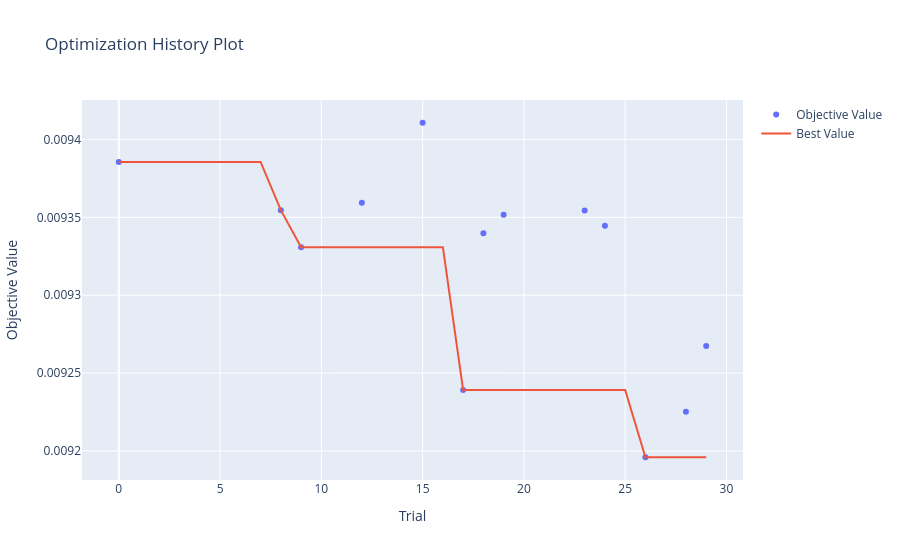
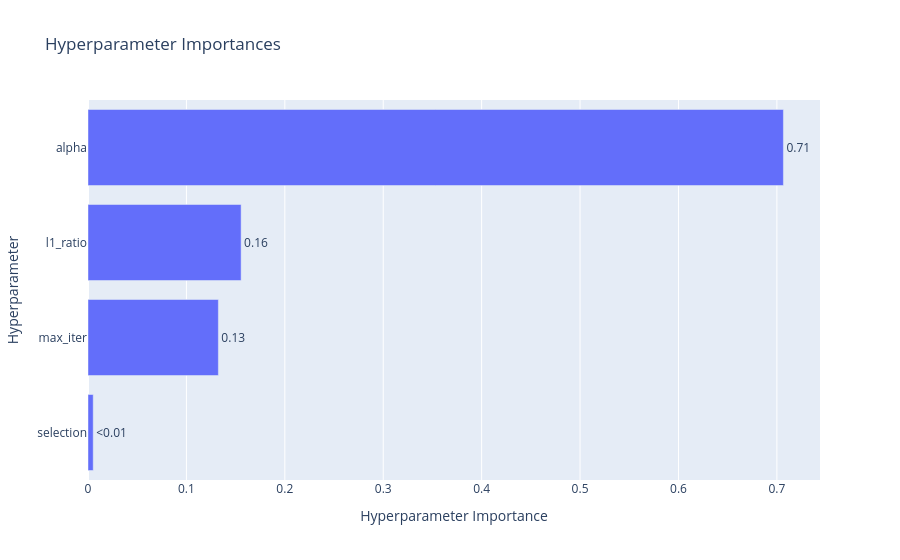
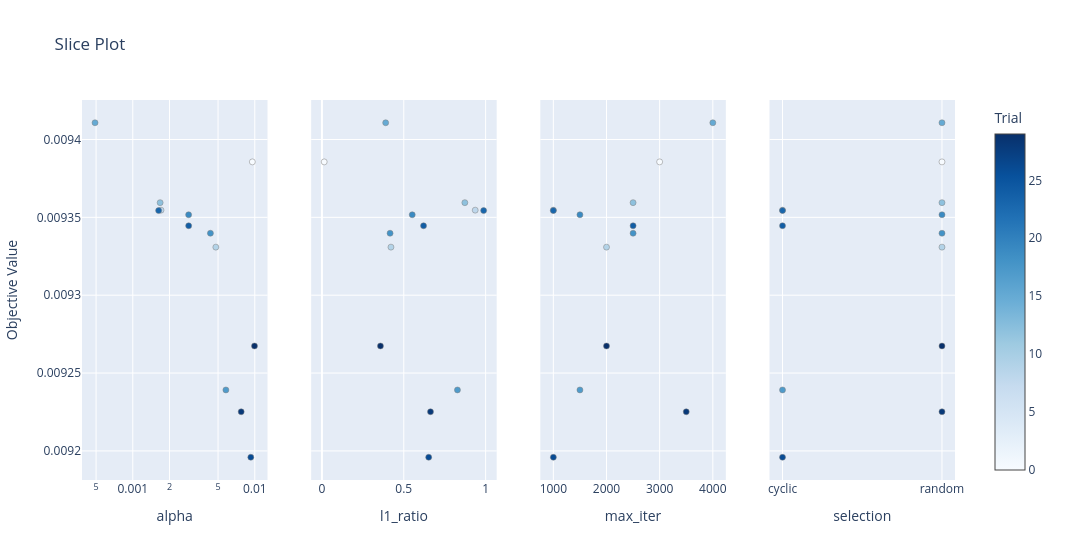
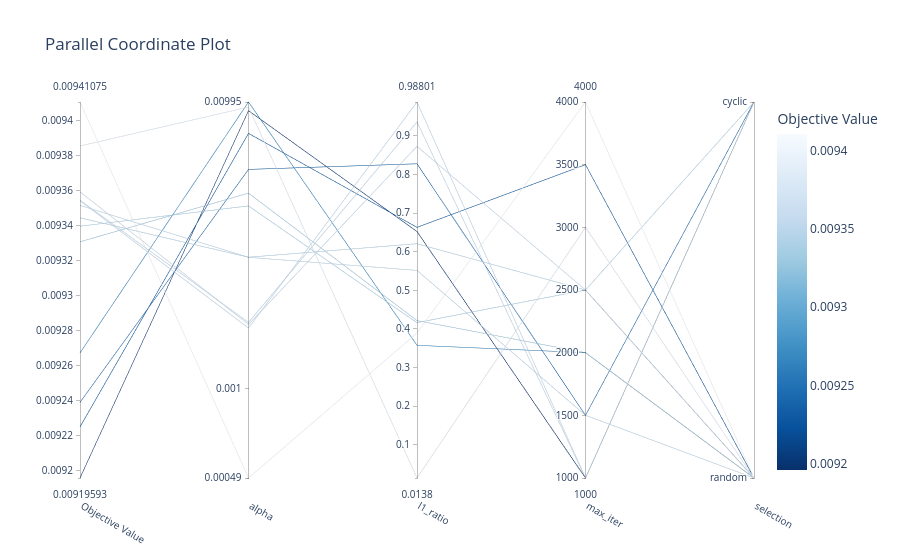

The cell these charts' notebook holds for them, in order:
### Code cell
study = results[0]["study"]

vis.plot_optimization_history(study).show()
vis.plot_param_importances(study).show()
vis.plot_slice(study).show()
vis.plot_parallel_coordinate(study).show()
vis.plot_contour(study).show()
vis.plot_edf(study).show()

### Figure 1 — Plotly figure (JSON) as saved in the notebook; plotly's stock layout.template omitted (floating-point values rounded to 4 significant figures)
{"data": [{"mode": "markers", "name": "Objective Value", "x": [0, 8, 9, 12, 15, 17, 18, 19, 23, 24, 26, 28, 29], "y": [0.009386, 0.009355, 0.009331, 0.009359, 0.009411, 0.009239, 0.00934, 0.009352, 0.009354, 0.009345, 0.009196, 0.009225, 0.009267], "type": "scatter"}, {"mode": "lines", "name": "Best Value", "x": [0, 1, 2, 3, 4, 5, 6, 7, 8, 9, 10, 11, 12, 13, 14, 15, 16, 17, 18, 19, 20, 21, 22, 23, 24, 25, 26, 27, 28, 29], "y": [0.009386, 0.009386, 0.009386, 0.009386, 0.009386, 0.009386, 0.009386, 0.009386, 0.009355, 0.009331, 0.009331, 0.009331, 0.009331, 0.009331, 0.009331, 0.009331, 0.009331, 0.009239, 0.009239, 0.009239, 0.009239, 0.009239, 0.009239, 0.009239, 0.009239, 0.009239, 0.009196, 0.009196, 0.009196, 0.009196], "type": "scatter"}, {"marker": {"color": "#cccccc"}, "mode": "markers", "name": "Infeasible Trial", "showlegend": false, "x": [], "y": [], "type": "scatter"}], "layout": {"title": {"text": "Optimization History Plot"}, "xaxis": {"title": {"text": "Trial"}}, "yaxis": {"title": {"text": "Objective Value"}}}}

### Figure 2 — Plotly figure (JSON) as saved in the notebook; plotly's stock layout.template omitted (floating-point values rounded to 4 significant figures)
{"data": [{"cliponaxis": false, "hovertemplate": ["selection (CategoricalDistribution): 0.005309121582489019<extra></extra>", "max_iter (IntDistribution): 0.1324658130918231<extra></extra>", "l1_ratio (FloatDistribution): 0.15559638307407997<extra></extra>", "alpha (FloatDistribution): 0.7066286822516079<extra></extra>"], "name": "Objective Value", "orientation": "h", "text": ["<0.01", "0.13", "0.16", "0.71"], "textposition": "outside", "x": [0.005309, 0.1325, 0.1556, 0.7066], "y": ["selection", "max_iter", "l1_ratio", "alpha"], "type": "bar"}], "layout": {"title": {"text": "Hyperparameter Importances"}, "xaxis": {"title": {"text": "Hyperparameter Importance"}}, "yaxis": {"title": {"text": "Hyperparameter"}}}}

### Figure 3 — Plotly figure (JSON) as saved in the notebook; plotly's stock layout.template omitted (floating-point values rounded to 4 significant figures)
{"data": [{"marker": {"color": [0, 8, 9, 12, 15, 17, 18, 19, 23, 24, 26, 28, 29], "colorbar": {"title": {"text": "Trial"}, "x": 1.0, "xpad": 40}, "colorscale": [[0.0, "rgb(247,251,255)"], [0.125, "rgb(222,235,247)"], [0.25, "rgb(198,219,239)"], [0.375, "rgb(158,202,225)"], [0.5, "rgb(107,174,214)"], [0.625, "rgb(66,146,198)"], [0.75, "rgb(33,113,181)"], [0.875, "rgb(8,81,156)"], [1.0, "rgb(8,48,107)"]], "line": {"color": "Grey", "width": 0.5}, "showscale": true}, "mode": "markers", "name": "Feasible Trial", "showlegend": false, "x": [0.009554, 0.001703, 0.004795, 0.001676, 0.0004902, 0.005799, 0.004329, 0.002869, 0.001628, 0.002871, 0.009281, 0.007737, 0.009947], "y": [0.009386, 0.009355, 0.009331, 0.009359, 0.009411, 0.009239, 0.00934, 0.009352, 0.009354, 0.009345, 0.009196, 0.009225, 0.009267], "type": "scatter", "xaxis": "x", "yaxis": "y"}, {"marker": {"color": [0, 8, 9, 12, 15, 17, 18, 19, 23, 24, 26, 28, 29], "colorbar": {"title": {"text": "Trial"}, "x": 1.0, "xpad": 40}, "colorscale": [[0.0, "rgb(247,251,255)"], [0.125, "rgb(222,235,247)"], [0.25, "rgb(198,219,239)"], [0.375, "rgb(158,202,225)"], [0.5, "rgb(107,174,214)"], [0.625, "rgb(66,146,198)"], [0.75, "rgb(33,113,181)"], [0.875, "rgb(8,81,156)"], [1.0, "rgb(8,48,107)"]], "line": {"color": "Grey", "width": 0.5}, "showscale": false}, "mode": "markers", "name": "Feasible Trial", "showlegend": false, "x": [0.0138, 0.9365, 0.4216, 0.8731, 0.3895, 0.8279, 0.4163, 0.5517, 0.988, 0.6208, 0.6523, 0.6632, 0.3576], "y": [0.009386, 0.009355, 0.009331, 0.009359, 0.009411, 0.009239, 0.00934, 0.009352, 0.009354, 0.009345, 0.009196, 0.009225, 0.009267], "type": "scatter", "xaxis": "x2", "yaxis": "y2"}, {"marker": {"color": [0, 8, 9, 12, 15, 17, 18, 19, 23, 24, 26, 28, 29], "colorbar": {"title": {"text": "Trial"}, "x": 1.0, "xpad": 40}, "colorscale": [[0.0, "rgb(247,251,255)"], [0.125, "rgb(222,235,247)"], [0.25, "rgb(198,219,239)"], [0.375, "rgb(158,202,225)"], [0.5, "rgb(107,174,214)"], [0.625, "rgb(66,146,198)"], [0.75, "rgb(33,113,181)"], [0.875, "rgb(8,81,156)"], [1.0, "rgb(8,48,107)"]], "line": {"color": "Grey", "width": 0.5}, "showscale": false}, "mode": "markers", "name": "Feasible Trial", "showlegend": false, "x": [3000, 1000, 2000, 2500, 4000, 1500, 2500, 1500, 1000, 2500, 1000, 3500, 2000], "y": [0.009386, 0.009355, 0.009331, 0.009359, 0.009411, 0.009239, 0.00934, 0.009352, 0.009354, 0.009345, 0.009196, 0.009225, 0.009267], "type": "scatter", "xaxis": "x3", "yaxis": "y3"}, {"marker": {"color": [0, 8, 9, 12, 15, 17, 18, 19, 23, 24, 26, 28, 29], "colorbar": {"title": {"text": "Trial"}, "x": 1.0, "xpad": 40}, "colorscale": [[0.0, "rgb(247,251,255)"], [0.125, "rgb(222,235,247)"], [0.25, "rgb(198,219,239)"], [0.375, "rgb(158,202,225)"], [0.5, "rgb(107,174,214)"], [0.625, "rgb(66,146,198)"], [0.75, "rgb(33,113,181)"], [0.875, "rgb(8,81,156)"], [1.0, "rgb(8,48,107)"]], "line": {"color": "Grey", "width": 0.5}, "showscale": false}, "mode": "markers", "name": "Feasible Trial", "showlegend": false, "x": ["random", "cyclic", "random", "random", "random", "cyclic", "random", "random", "cyclic", "cyclic", "cyclic", "random", "random"], "y": [0.009386, 0.009355, 0.009331, 0.009359, 0.009411, 0.009239, 0.00934, 0.009352, 0.009354, 0.009345, 0.009196, 0.009225, 0.009267], "type": "scatter", "xaxis": "x4", "yaxis": "y4"}], "layout": {"xaxis": {"anchor": "y", "domain": [0.0, 0.2125], "title": {"text": "alpha"}, "type": "log"}, "yaxis": {"anchor": "x", "domain": [0.0, 1.0], "title": {"text": "Objective Value"}}, "xaxis2": {"anchor": "y2", "domain": [0.2625, 0.475], "title": {"text": "l1_ratio"}}, "yaxis2": {"anchor": "x2", "domain": [0.0, 1.0], "matches": "y", "showticklabels": false}, "xaxis3": {"anchor": "y3", "domain": [0.525, 0.7375], "title": {"text": "max_iter"}}, "yaxis3": {"anchor": "x3", "domain": [0.0, 1.0], "matches": "y", "showticklabels": false}, "xaxis4": {"anchor": "y4", "domain": [0.7875, 1.0], "title": {"text": "selection"}, "type": "category", "categoryorder": "array", "categoryarray": ["cyclic", "random"]}, "yaxis4": {"anchor": "x4", "domain": [0.0, 1.0], "matches": "y", "showticklabels": false}, "title": {"text": "Slice Plot"}, "width": 1200}}

### Figure 4 — Plotly figure (JSON) as saved in the notebook; plotly's stock layout.template omitted (floating-point values rounded to 4 significant figures)
{"data": [{"dimensions": [{"label": "Objective Value", "range": [0.009196, 0.009411], "values": [0.009386, 0.009355, 0.009331, 0.009359, 0.009411, 0.009239, 0.00934, 0.009352, 0.009354, 0.009345, 0.009196, 0.009225, 0.009267]}, {"label": "alpha", "range": [-3.31, -2.002], "ticktext": ["0.00049", "0.001", "0.00995"], "tickvals": [-3.31, -3, -2.002], "values": [-2.02, -2.769, -2.319, -2.776, -3.31, -2.237, -2.364, -2.542, -2.788, -2.542, -2.032, -2.111, -2.002]}, {"label": "l1_ratio", "range": [0.0138, 0.988], "values": [0.0138, 0.9365, 0.4216, 0.8731, 0.3895, 0.8279, 0.4163, 0.5517, 0.988, 0.6208, 0.6523, 0.6632, 0.3576]}, {"label": "max_iter", "range": [1000, 4000], "values": [3000, 1000, 2000, 2500, 4000, 1500, 2500, 1500, 1000, 2500, 1000, 3500, 2000]}, {"label": "selection", "range": [0, 1], "ticktext": ["random", "cyclic"], "tickvals": [0, 1], "values": [0, 1, 0, 0, 0, 1, 0, 0, 1, 1, 1, 0, 0]}], "labelangle": 30, "labelside": "bottom", "line": {"color": [0.009386, 0.009355, 0.009331, 0.009359, 0.009411, 0.009239, 0.00934, 0.009352, 0.009354, 0.009345, 0.009196, 0.009225, 0.009267], "colorbar": {"title": {"text": "Objective Value"}}, "colorscale": [[0.0, "rgb(247,251,255)"], [0.125, "rgb(222,235,247)"], [0.25, "rgb(198,219,239)"], [0.375, "rgb(158,202,225)"], [0.5, "rgb(107,174,214)"], [0.625, "rgb(66,146,198)"], [0.75, "rgb(33,113,181)"], [0.875, "rgb(8,81,156)"], [1.0, "rgb(8,48,107)"]], "reversescale": true, "showscale": true}, "type": "parcoords"}], "layout": {"title": {"text": "Parallel Coordinate Plot"}}}
